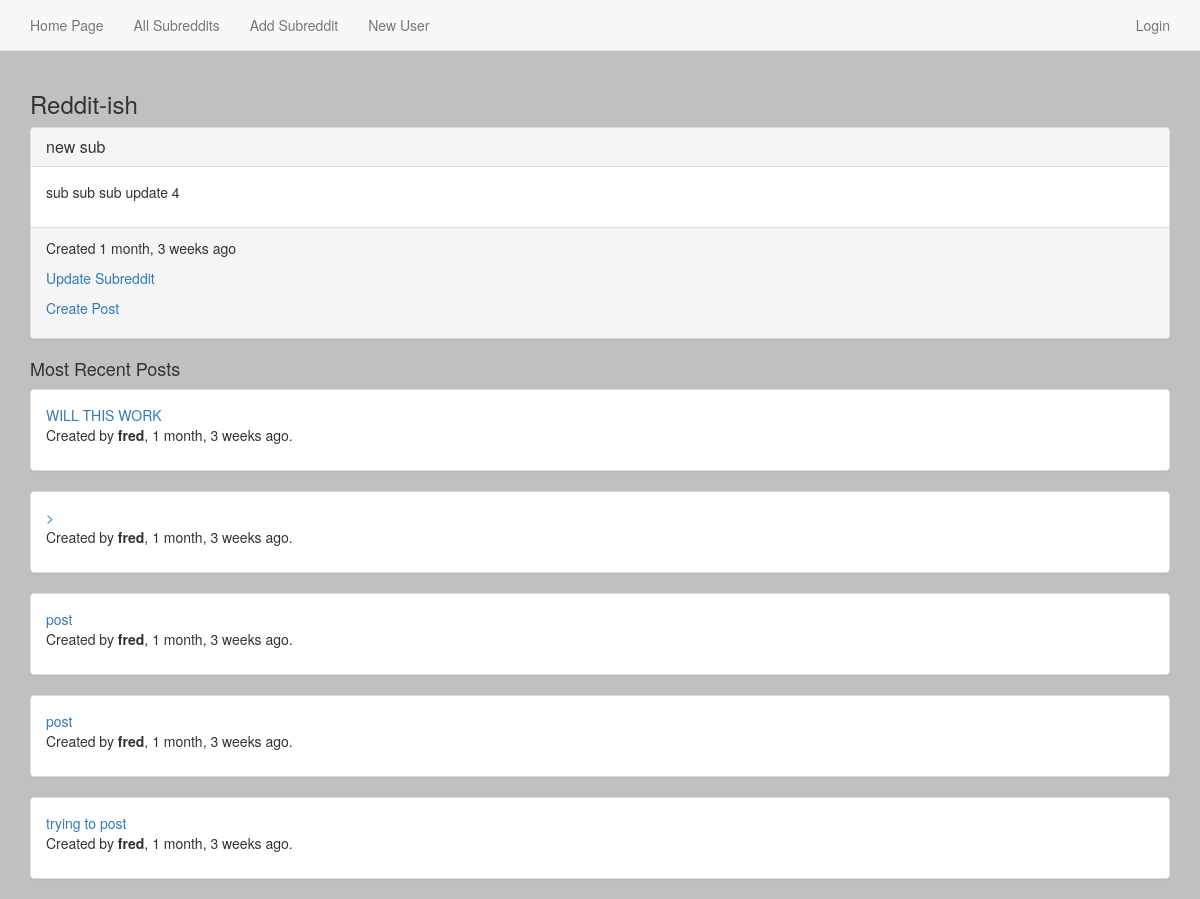
The page /13/ on the database its author committed.
### reddit_app/models.py (models this page shows, shortened)
class Subreddit(models.Model):
    name = models.CharField(max_length=50)
    description = models.TextField()
    creation = models.DateTimeField(auto_now_add=True)
    def recent_posts(self):
        return self.post_set.all()[:20]
    def __str__(self):
        return self.name

class Post(models.Model):
    title = models.CharField(max_length=175)
    description = models.CharField(max_length=255)
    url = models.URLField(null=True, blank=True)
    creation_time = models.DateTimeField(auto_now_add=True)
    modification_time = models.DateTimeField(auto_now=True)
    subreddit = models.ForeignKey(Subreddit)
    user = models.ForeignKey(User)
    class Meta:
        ordering = ("-creation_time",)
    def __str__(self):
        return self.title

### reddit_app/views.py (the view)
# urls.py: url(r'^(?P<pk>\d+)/$', SubredditDetailView.as_view(), name='subreddit_detail_view'),
class SubredditDetailView(DetailView):
    model = Subreddit

### templates/reddit_app/subreddit_detail.html
{% extends 'base.html' %}
{% block content %}
<div class="panel panel-default">
    <div class="panel-heading">
        <h3 class="panel-title">{{ object }}</a></h3>
    </div>
    <div class="panel-body">
        <p>
            {{ object.description }}
        </p>
    </div>
    <div class="panel-footer">
    <p>
        Created {{ object.creation|timesince }} ago
    </p>
    <p>
        <a href="{% url 'subreddit_update_view' object.id %}">Update Subreddit</a>
    </p>
    <p>
        <a href="{% url 'post_create_view' object.id %}">Create Post</a>
    </p>
    </div>
</div>
<h4>Most Recent Posts</h4>
      {% for post in object.recent_posts %}
      <div class="panel panel-default">
        <div class="panel-body">
              <a href="{% url 'post_detail_view' post.id %}">{{ post }}</a>
              <p>
                  Created by <b>{{ post.user }}</b>, {{ post.creation_time|timesince }} ago.
              </p>
          </div>
        </div>
      {% endfor %}
{% endblock %}

### templates/base.html (style rules this page uses)
body { background-color: silver; }

### rows shown on the page
Subreddit: name "new sub", description "sub sub sub update 4", creation "1 month, 3 weeks"
Post: title "WILL THIS WORK", user "fred", creation_time "1 month, 3 weeks"
Post: title ">", user "fred", creation_time "1 month, 3 weeks"
Post: title "post", user "fred", creation_time "1 month, 3 weeks"
Post: title "post", user "fred", creation_time "1 month, 3 weeks"
Post: title "trying to post", user "fred", creation_time "1 month, 3 weeks"
